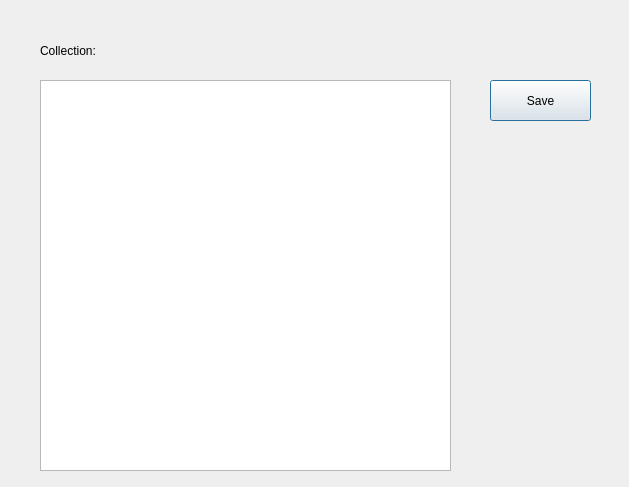
<?xml version="1.0" encoding="UTF-8"?>
<ui version="4.0">
 <class>editdocument</class>
 <widget class="QDialog" name="editdocument">
  <property name="geometry">
   <rect>
    <x>0</x>
    <y>0</y>
    <width>629</width>
    <height>487</height>
   </rect>
  </property>
  <property name="maximumSize">
   <size>
    <width>700</width>
    <height>700</height>
   </size>
  </property>
  <property name="windowTitle">
   <string>Edit your document</string>
  </property>
  <widget class="QLabel" name="label">
   <property name="geometry">
    <rect>
     <x>40</x>
     <y>30</y>
     <width>71</width>
     <height>41</height>
    </rect>
   </property>
   <property name="text">
    <string>Collection:</string>
   </property>
  </widget>
  <widget class="QTextEdit" name="textEdit_editdoc">
   <property name="geometry">
    <rect>
     <x>40</x>
     <y>80</y>
     <width>411</width>
     <height>391</height>
    </rect>
   </property>
  </widget>
  <widget class="QPushButton" name="save_editdoc">
   <property name="geometry">
    <rect>
     <x>490</x>
     <y>80</y>
     <width>101</width>
     <height>41</height>
    </rect>
   </property>
   <property name="text">
    <string>Save</string>
   </property>
  </widget>
 </widget>
 <resources/>
 <connections/>
</ui>
